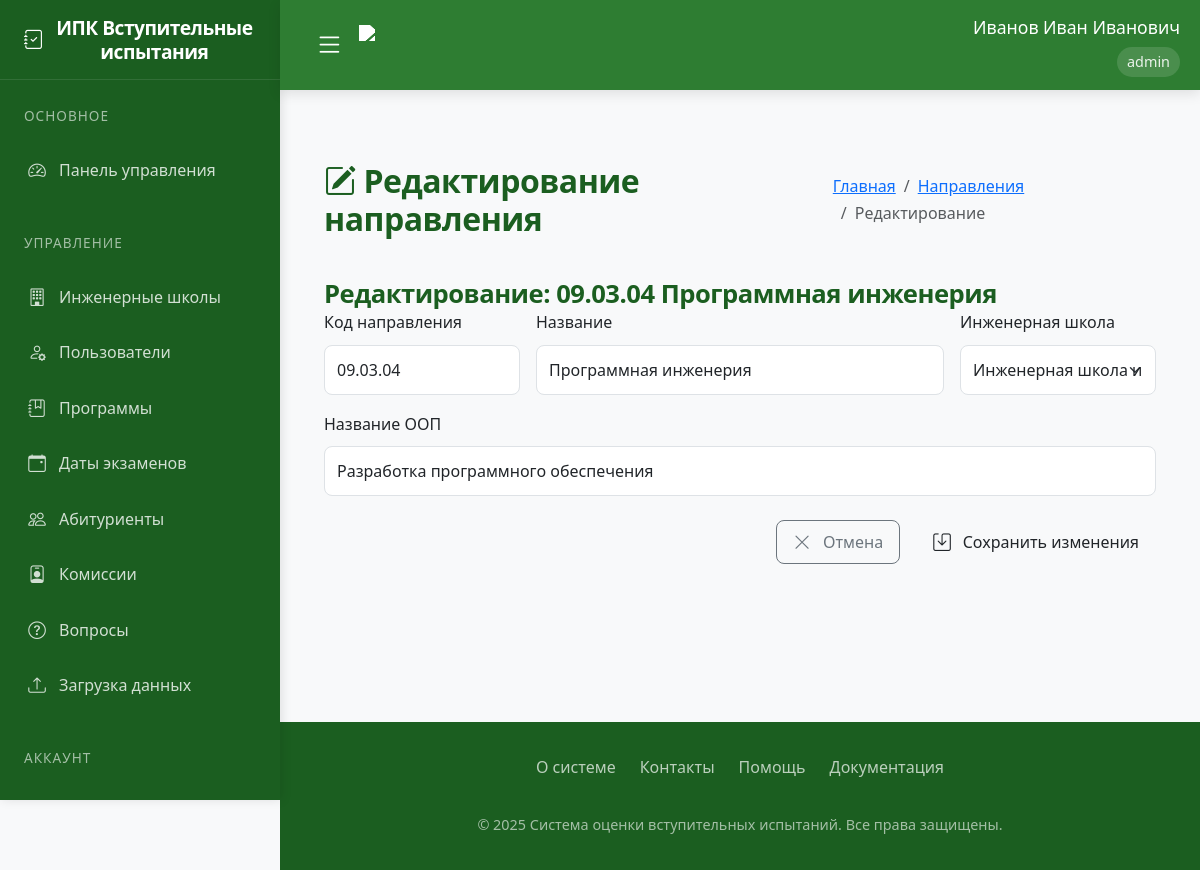
Page /edit_program/3 (signed in) on the earlier database version.
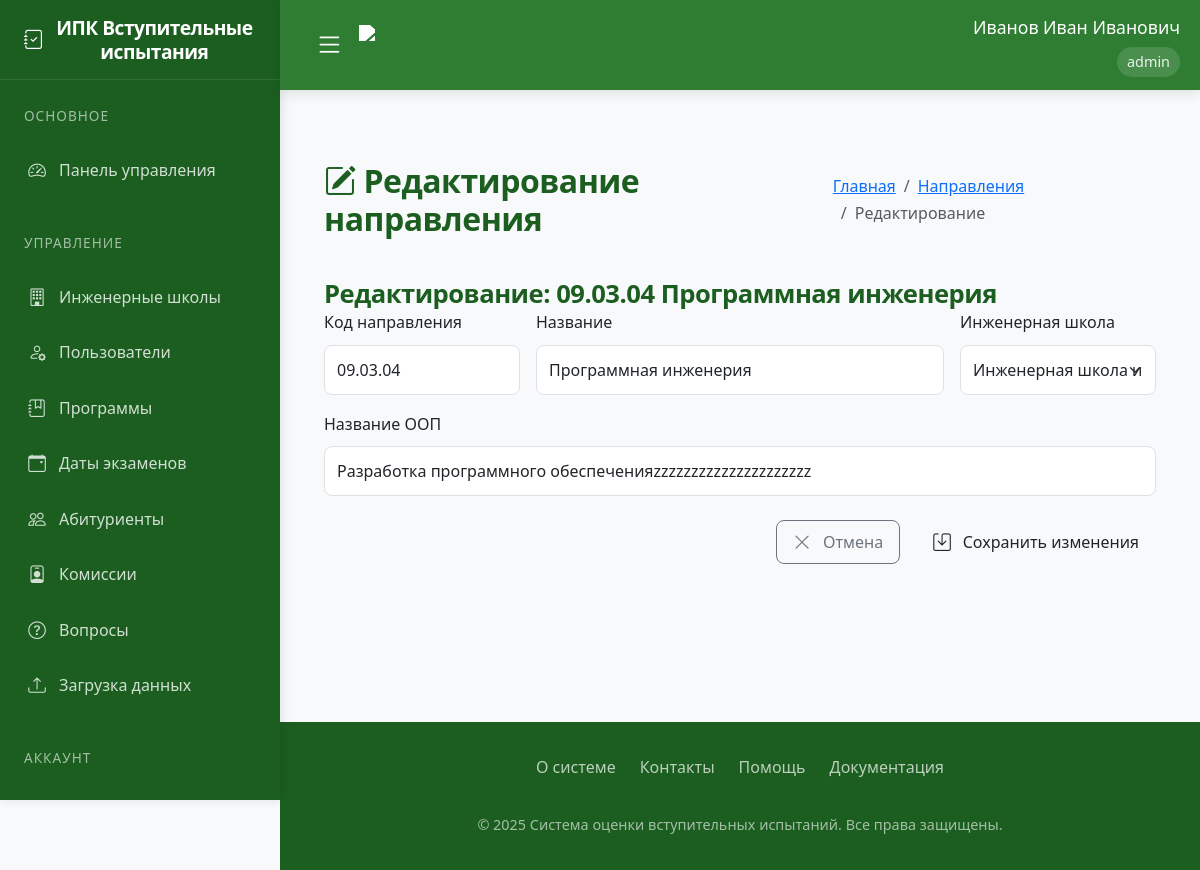
Same page on the later database version.
### app/models.py (models this page shows)
class Oop(db.Model):
    id = db.Column(db.Integer, primary_key=True)
    name = db.Column(db.String(256), nullable=False)
    program_id = db.Column(db.Integer, db.ForeignKey('program.id'), nullable=False)

### app/routes.py (the view, shortened to what this page needs)
@routes.route('/edit_program/<int:program_id>', methods=['GET', 'POST'])
@login_required
def edit_program(program_id):
    if current_user.role not in ['admin', 'secretary']:
        abort(403)
    program = Program.query.get_or_404(program_id)
    form = ProgramForm(obj=program)
    if current_user.role == 'secretary':
        form.school_id.choices = [(s.id, s.name) for s in EngineeringSchool.query.order_by('name').all() if
                                  s.id == current_user.school_id]
    else:
        form.school_id.choices = [(s.id, s.name) for s in EngineeringSchool.query.order_by('name').all()]
    if program.oop:
        form.oop.data = program.oop[0].name
    return render_template('edit_program.html', form=form, program=program)

### app/forms.py (shortened to what this page needs)
class ProgramForm(FlaskForm):
    code = StringField('Код программы', validators=[DataRequired(), Length(min=2, max=50)])
    name = StringField('Название программы', validators=[DataRequired(), Length(min=5, max=200)])
    school_id = SelectField('Инженерная школа', coerce=int, validators=[DataRequired()])
    submit = SubmitField('Добавить')

### app/templates/edit_program.html (shortened to what this page needs)
{% extends "base.html" %}
{% block content %}
<div class="container py-4">
    <div class="d-flex justify-content-between align-items-center mb-4">
        <h2 class="mb-0">
            <i class="bi bi-pencil-square me-2"></i>Редактирование направления
        </h2>
        <nav aria-label="breadcrumb">
            <ol class="breadcrumb">
                <li class="breadcrumb-item"><a href="{{ url_for('routes.home') }}">Главная</a></li>
                <li class="breadcrumb-item"><a href="{{ url_for('routes.programs') }}">Направления</a></li>
                <li class="breadcrumb-item active">Редактирование</li>
            </ol>
        </nav>
    </div>
    <div class="custom-card">
        <div class="custom-card-header">
            <h3 class="mb-0">Редактирование: {{ program.code }} {{ program.name }}</h3>
        </div>
        <div class="card-body">
            <form method="POST" class="row g-3">
                <div class="col-md-3">
                    <label class="form-label">Код направления</label>
                    {{ form.code(class="custom-form-control form-control") }}
                </div>
                <div class="col-md-6">
                    <label class="form-label">Название</label>
                    {{ form.name(class="custom-form-control form-control") }}
                </div>
                <div class="col-md-3">
                    <label class="form-label">Инженерная школа</label>
                    {{ form.school_id(class="custom-form-control form-select") }}
                </div>
                <div class="col-12">
                    <label class="form-label">Название ООП</label>
                    <input type="text"
                           name="oop"
                           class="custom-form-control form-control"
                           placeholder="Введите название образовательной программы"
                           value="{{ form.oop.data if form.oop.data else '' }}">
                </div>
                <div class="col-12 d-flex justify-content-end gap-3 mt-4">
                    <a href="{{ url_for('routes.programs') }}" class="btn btn-outline-secondary">
                        <i class="bi bi-x-lg me-1"></i> Отмена
                    </a>
                    <button type="submit" class="btn btn-custom-primary">
                        <i class="bi bi-save me-1"></i> Сохранить изменения
                    </button>
                </div>
            </form>
        </div>
    </div>
</div>
{% endblock %}

Differences in the rows shown:
changed Oop: oop "Разработка программного обеспечения" → "Разработка программного обеспеченияzzzzzzzzzzzzzzzzzzzzz"
